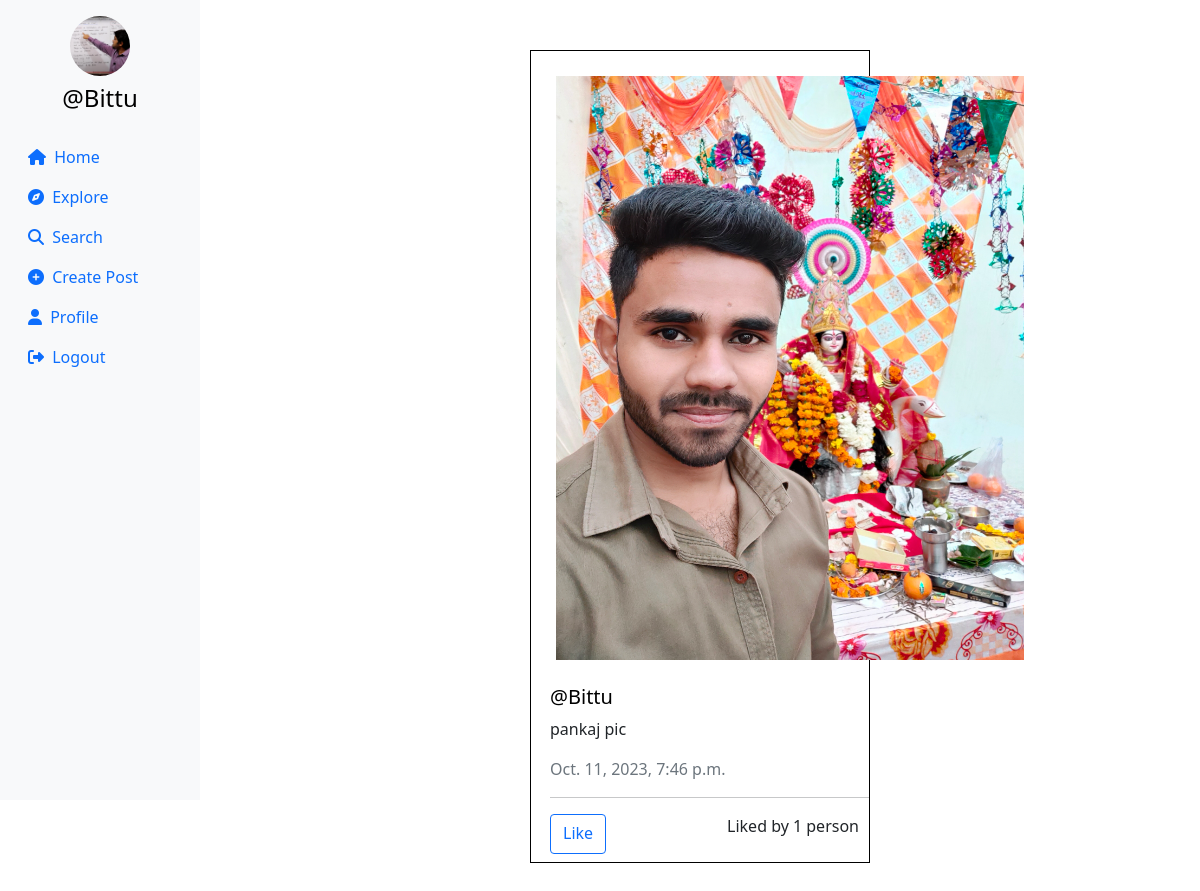
Screenshot of / (signed in) with the database file from the repository.
### userauth/models.py (models this page shows, shortened)
class Profile(models.Model):
    user = models.ForeignKey(User, on_delete=models.CASCADE)
    id_user = models.IntegerField(primary_key=True, default=0)
    bio = models.TextField(blank=True, default='')
    profileimg = models.ImageField(upload_to='profile_images', default='blank-profile-picture.png')
    location = models.CharField(max_length=100, blank=True, default='')

class Post(models.Model):
    id = models.UUIDField(primary_key=True, default=uuid.uuid4)
    user = models.CharField(max_length=100)
    image = models.ImageField(upload_to='post_images')
    caption = models.TextField()
    created_at = models.DateTimeField(default=datetime.now)
    no_of_likes = models.IntegerField(default=0)

### userauth/views.py (the view)
# urls.py: path('', views.home),
@login_required(login_url='/loginn')
def home(request):
    following_users = Followers.objects.filter(follower=request.user.username).values_list('user', flat=True)
    post = Post.objects.filter(Q(user=request.user.username) | Q(user__in=following_users)).order_by('-created_at')
    profile = Profile.objects.get(user=request.user)
    context = {
        'post': post,
        'profile': profile,
    }
    return render(request, 'main.html',context)

### templates/main.html (shortened to what this page needs)
{% load static %}
<!DOCTYPE html>
<html lang="en">
<head>
    <link rel="stylesheet" href="https://maxcdn.bootstrapcdn.com/bootstrap/4.5.2/css/bootstrap.min.css">
    <link href="https://cdn.jsdelivr.net/npm/bootstrap@5.0.2/dist/css/bootstrap.min.css" rel="stylesheet"
>
    <link rel="stylesheet" href="{% static 'css/app.css' %}">
</head>
<body>
<div class="container-fluid">
    <div class="row">
        <nav class="col-md-2 d-none d-md-block sidebar" style="position: fixed;">
            <div class="text-center mt-3">
                <img src="{{profile.profileimg.url}}" alt="Profile Picture" class="profile-pic">
                <h4 class="mt-2"><a href="/profile/{{user}}" style="text-decoration:none;">@{{user}}</a></h4>
            </div>
            <ul class="nav flex-column mt-4">
                <li class="nav-item">
                    <a class="nav-link active" href="/">
                        <i class="fa-solid fa-house mr-1"></i> Home
                    </a>
                </li>
                <li class="nav-item">
                    <a class="nav-link" href="/explore">
                        <i class="fa-solid fa-compass mr-1"></i> Explore
                    </a>
                </li>
                <li class="nav-item">
                    <a class="nav-link" href="#" data-bs-toggle="modal" data-bs-target="#exampleModal3">
                        <i class="fa-solid fa-magnifying-glass mr-1"></i> Search
                    </a>
                </li>
                <li class="nav-item">
                    <a class="nav-link" href="#" data-bs-toggle="modal" data-bs-target="#exampleModal"
                        data-bs-whatever="@getbootstrap">
                        <i class="fa-solid fa-circle-plus mr-1"></i> Create Post
                    </a>
                </li>
                <li class="nav-item">
                    <a class="nav-link" href="/profile/{{user}}">
                        <i class="fa-solid fa-user mr-1"></i> Profile
                    </a>
                </li>
                <li class="nav-item">
                    <a class="nav-link" href="/logoutt">
                        <i class="fa-solid fa-right-from-bracket mr-1"></i> Logout
                    </a>
                </li>
            </ul>
        </nav>
        <main role="main" class="col-md-9 ml-sm-auto col-lg-10 px-md-4">
            <div>{% for pos in post %}
                <div class="container" id="{{pos.id}}">
                    <div class="row">
                        <div class="col-md-6 mx-auto">
                            <div class="post-card"style="border: 1px solid black;margin: 50px;">
                                <img src="{{pos.image.url}}" alt="Post Image" class="post-image"
                                    style="height: 584px; width:468px; margin: 25px;">
                                <div class="post-content"style="margin-left: 19px;">
                                    <h5><a href="/profile/{{pos.user}}" style="text-decoration: none;">@{{pos.user}}</a></h5>
                                    <p>{{pos.caption}}</p>
                                    <p class="text-muted">{{pos.created_at}}</p>
                                    <hr>
                                    <div class="d-flex justify-content-between" style="margin-bottom: 8px; margin-right:10px;">
                                        <a href="/like-post/{{pos.id}}" class="btn btn-outline-primary">Like</a>
                                        {% if pos.no_of_likes == 0 %}
                                        <p>0</p>
                                        {% elif pos.no_of_likes == 1 %}
                                        <p>Liked by {{pos.no_of_likes}} person</p>
                                        {% else %}
                                        <p>Liked by {{pos.no_of_likes}} people</p>
                                        {% endif %}
                                    </div>
                                </div>
                            </div>
                        </div>
                    </div>
                </div>
                {% endfor %}
            </div>
        </main>
    </div>
</div>
</body>
</html>

### templates/main.html (style rules this page uses)
.sidebar { background-color: #f8f9fa; height: 100vh; color: black; }
.profile-pic { width: 60px; height: 60px; border-radius: 50%; object-fit: cover; }
a { color: black; }

### rows the page displays
Profile: profileimg (picture)
Post: image (picture), user "Bittu", caption "pankaj pic", created_at "Oct. 11, 2023, 7:46 p.m.", no_of_likes "1"

### other values shown
{{ user }} "Bittu"
